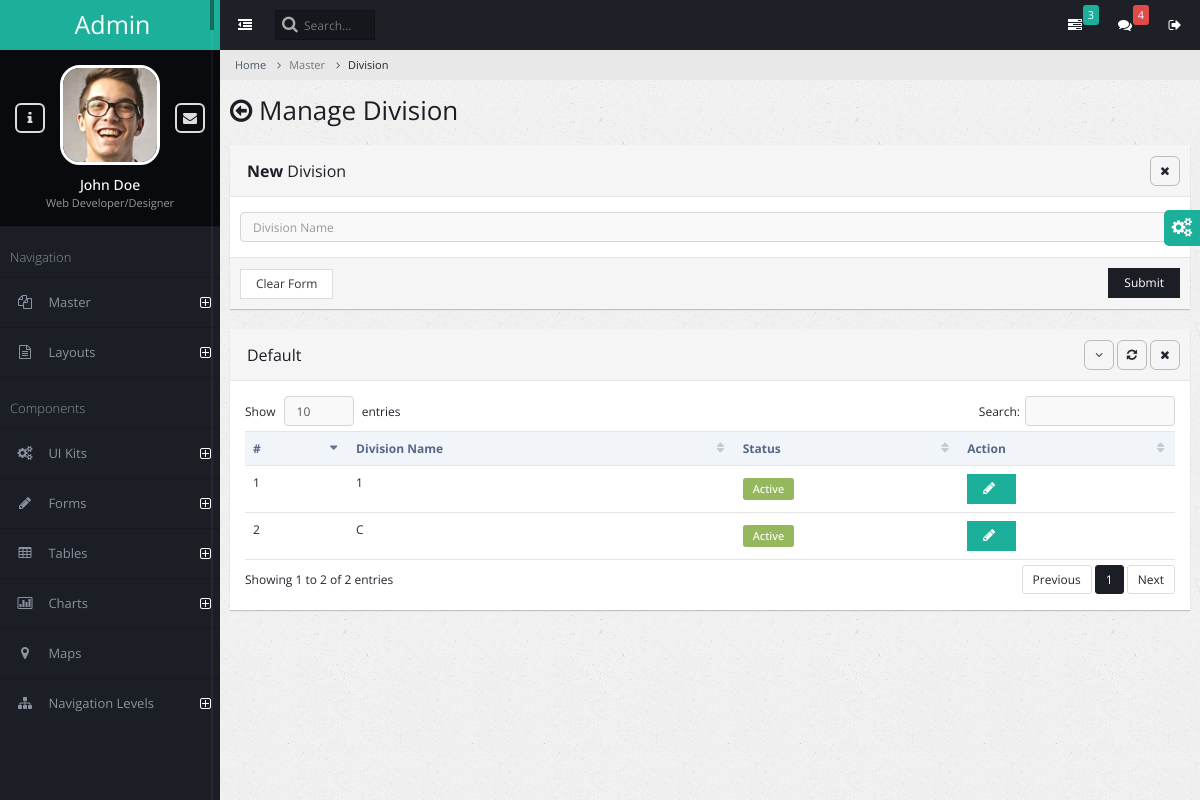
/division/, run on an earlier commit of the app's database.
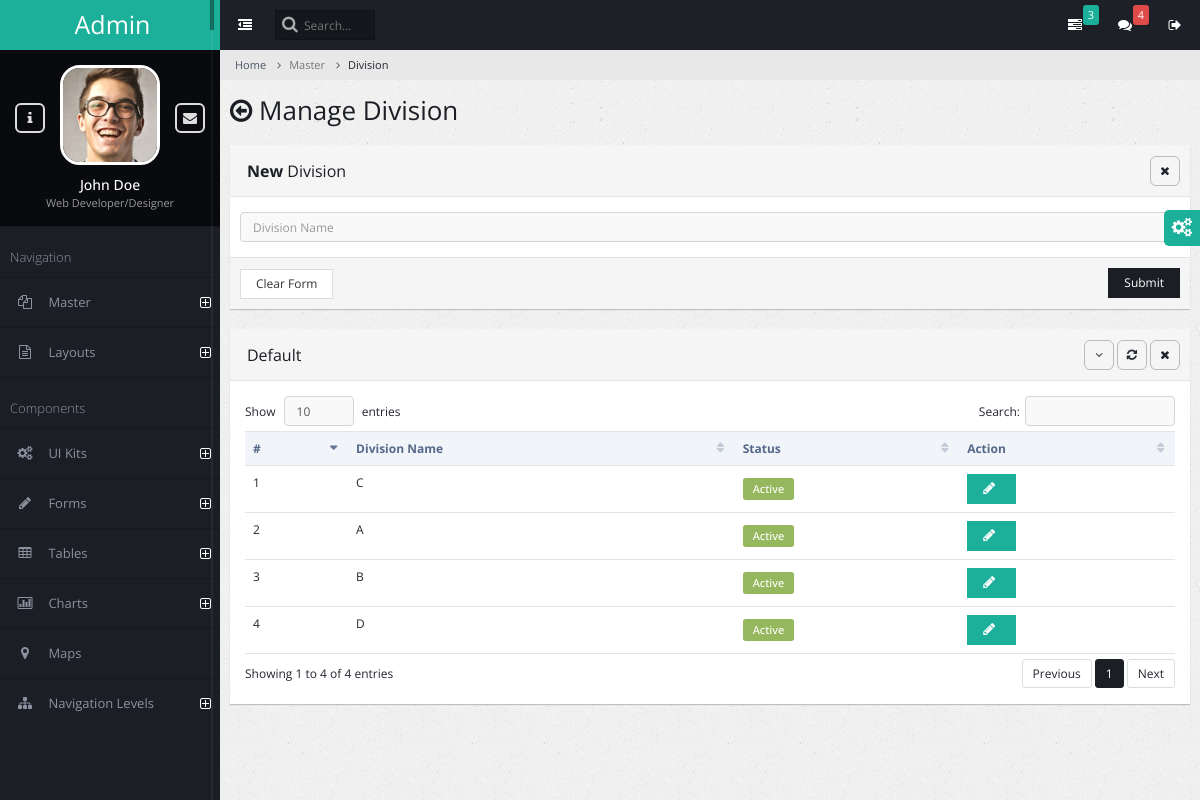
And on a later commit of the database.
### admin_master/models.py (models this page shows)
class AcademicDivision(models.Model):
    division_name = models.CharField(max_length=150)
    is_active = models.BooleanField(default=True)

### admin_master/views.py (the view, shortened to what this page needs)
# urls.py: path('division/', views.division_manage,name="division"),
def division_manage(request):
    success_message=None
    error_message = None
    academic_division = AcademicDivision.objects.all()
    context = {
        'errormessage': error_message,
        'successmessage': success_message,
        'academic_divisions': academic_division,
    }
    return render(request, 'division_manage.html', context)

### admin_master/templates/division_manage.html (shortened to what this page needs)
{% extends 'admin_base.html' %}
{% block content %}
<ul class="breadcrumb">
    <li><a href="#">Home</a></li>
    <li class="active">Master</li>
    <li class="active">Division</li>
</ul>
<div class="page-title">
    <h2><span class="fa fa-arrow-circle-o-left"></span> Manage Division</h2>
</div>
<div class="page-content-wrap">
    <div class="row">
        <div class="col-md-12">
            <form class="form-horizontal" method='post' enctype="multipart/form-data">
            <div class="panel panel-default">
                <div class="panel-heading">
                    <h3 class="panel-title"><strong>New </strong> Division</h3>
                    <ul class="panel-controls">
                        <li><a href="#" class="panel-remove"><span class="fa fa-times"></span></a></li>
                    </ul>
                </div>
                <div class="panel-body">
                    <div class="row">
                        <div class="col-md-12 px-5 ">
                            <div class="form-group">
                                <input type="text" name='division_name' required autofocus class="form-control" placeholder="Division Name"/>
                            </div>
                        </div>
                    </div>
                </div>
                <div class="panel-footer">
                    <input type="reset" value="Clear Form" class="btn btn-default">
                    <button class="btn btn-primary pull-right">Submit</button>
                </div>
            </div>
            </form>
            <div class="panel panel-default">
                <div class="panel-heading">
                    <h3 class="panel-title">Default</h3>
                    <ul class="panel-controls">
                        <li><a href="#" class="panel-collapse"><span class="fa fa-angle-down"></span></a></li>
                        <li><a href="#" class="panel-refresh"><span class="fa fa-refresh"></span></a></li>
                        <li><a href="#" class="panel-remove"><span class="fa fa-times"></span></a></li>
                    </ul>
                </div>
                <div class="panel-body">
                    <table class="table datatable">
                        <thead>
                            <tr>
                                <th>#</th>
                                <th>Division Name</th>
                                <th>Status</th>
                                <th>Action</th>
                            </tr>
                        </thead>
                        <tbody>
                            {% for academic_division in academic_divisions %}
                            <tr id="{{academic_division.id}}">
                                <td>{{ forloop.counter }}</td>
                                <td>{{ academic_division.division_name }}</td>
                                <td>
                                    {% if academic_division.is_active %}
                                    <span class="label label-success label-form">Active</span>
                                    {% else %}
                                    <span class="label label-danger ">Deactive</span>
                                    {% endif %}
                                </td>
                                <td>
                                    <button class="btn btn-info" onclick="edit_pop_division({{academic_division.id}})">
                                        <span id ="spinner{{academic_division.id}}" class="fa fa-pencil"></span>
                                    </button>
                                </td>
                            </tr>
                            {% endfor %}
                        </tbody>
                    </table>
                </div>
            </div>
        </div>
    </div>
</div>
{% endblock %}

What changed in the data, as far as the page shows it:
removed AcademicDivision: division_name "1", is_active "Active"
added AcademicDivision: division_name "A", is_active "Active"
added AcademicDivision: division_name "B", is_active "Active"
added AcademicDivision: division_name "D", is_active "Active"
Also different on the page:
text written by a page script: "Show entries Search: Showing 1 to 2 of 2 entries Previous 1 Next" → "Show entries Search: Showing 1 to 4 of 4 entries Previous 1 Next"
